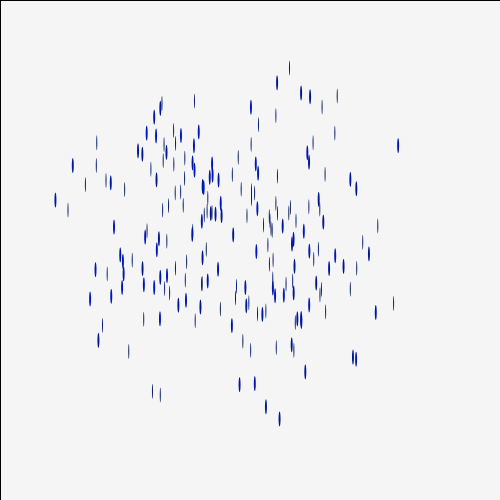
Frame 1 (no input)
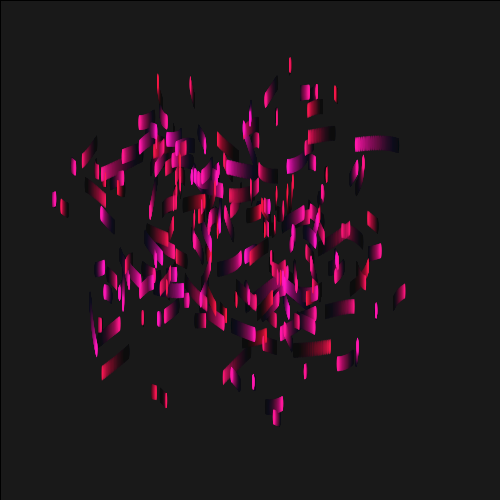
Frame 60 (the mouse pressed at the canvas centre just before this capture)
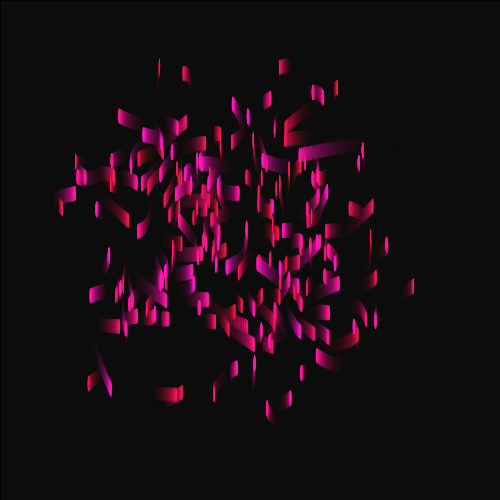
Frame 120 (the mouse held since frame 60 and released just before this capture)

The Processing sketch that drew these frames (run headless with seeded random() and noise(); from frame 60 on, the mouse is pressed at the canvas centre):

// Processing sketch: MagicWorm
// ── MagicWorm.pde
void setup(){
  size(500, 500);
  background(255);
}

void draw(){
 
  makeMagical();
  for(int i = 0; i < 300; i++){
     fill(frameCount/3*24, 23, i/1.5);
    ellipse(getWormX(i),getWormY(i), i/100, 15);
 
  }
}
    float frequency = .001;
    float noiseInterval = PI;

    void makeMagical() {
        fill( 0, 0, 0, 10 );
        rect(0, 0, width, height);
        noStroke();
    }

    float getWormX(int i) {
        return map(noise(i*noiseInterval + frameCount * frequency), 0, 1, 0, width);
    }

    float getWormY(int i) {
        return map(noise(i*noiseInterval+1 + frameCount * frequency), 0, 1, 0, height);
    }
